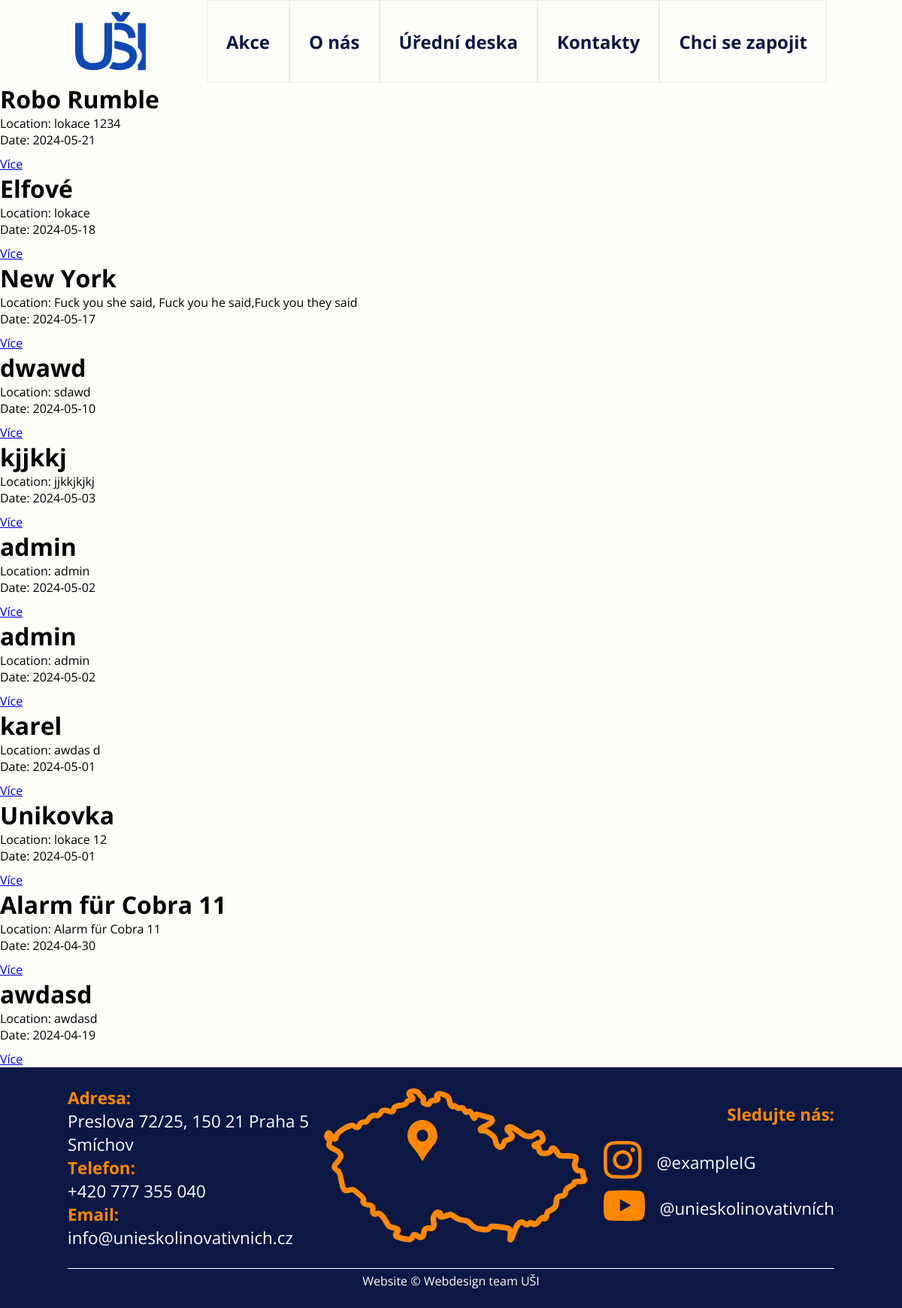
The app's page /pages/events.php, older data.
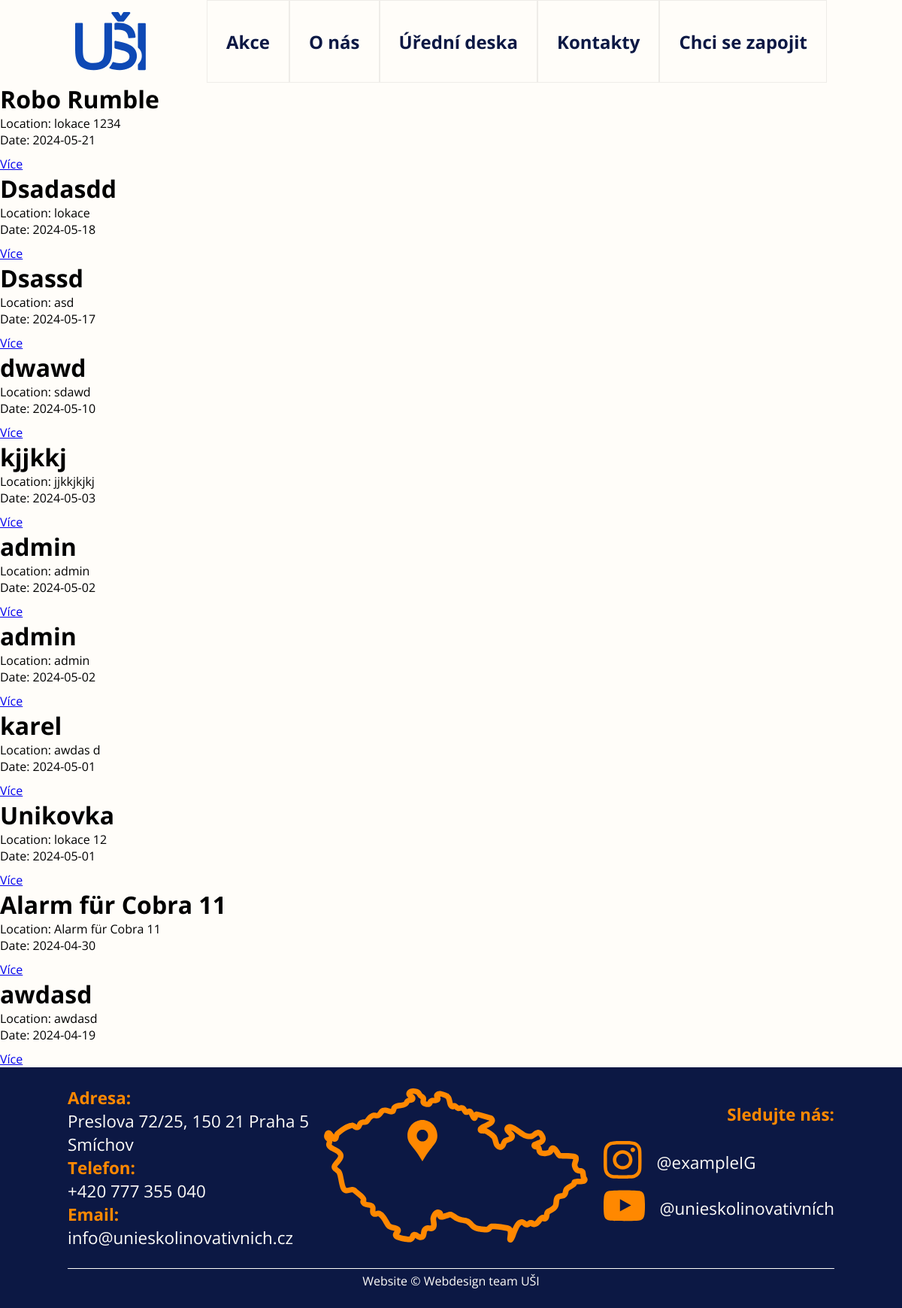
The same page, newer data.
### tables this page shows
CREATE TABLE `event` (
  `event_id` int(11) NOT NULL,
  `title` varchar(255) NOT NULL,
  `date` date NOT NULL,
  `location` varchar(255) NOT NULL,
  `description` text NOT NULL,
  `author_id` int(11) NOT NULL
);

### config/config.php (called while the page is built, shortened)
<?php
    $config = [
        'db_host' => 'localhost',
        'db_name' => 'usi',
        'db_user' => 'root',
        'db_pass' => ''
    ];
?>

### repository/Database.php (called while the page is built, shortened)
<?php
    require_once $_SERVER["DOCUMENT_ROOT"] . "/webUSI/config/config.php";
    class Database
{
    private $pdo;
    public function __construct() {
        global $config;
        $dsn = "mysql:host={$config['db_host']};dbname={$config['db_name']}";
        $username = $config['db_user'];
        $password = $config['db_pass'];
        $options = [
            PDO::ATTR_ERRMODE            => PDO::ERRMODE_EXCEPTION,
            PDO::ATTR_DEFAULT_FETCH_MODE => PDO::FETCH_ASSOC,
            PDO::ATTR_EMULATE_PREPARES   => false,
        ];
        try {
            $this->pdo = new PDO($dsn, $username, $password, $options);
        } catch (PDOException $e) {
            throw new PDOException($e->getMessage(), (int)$e->getCode());
        }
    }
        public function getEvents($limit = null): array
        {
            $limitClause = ($limit !== null) ? "LIMIT $limit" : "";
            $query = "SELECT e.*, GROUP_CONCAT(i.url) AS url
              FROM `event` e
              LEFT JOIN `image` i ON e.event_id = i.event_id
              GROUP BY e.event_id
              ORDER BY e.`date` DESC $limitClause";
            $stmt = $this->pdo->query($query);
            $events = $stmt->fetchAll(PDO::FETCH_ASSOC);
            return $events;
        }
}

### pages/events.php (the view, shortened to what this page needs)
<?php
    require_once $_SERVER["DOCUMENT_ROOT"] . "/webUSI/repository/Database.php";
    $database = new \repository\Database();
    $events = $database->getEvents();
    include_once($_SERVER["DOCUMENT_ROOT"] . "/webUSI/includes/header.php");
?>
<?php foreach ($events as $event): ?>
    <div>
        <h1><?php echo $event["title"]; ?></h1>
        <p>Location: <?php echo $event["location"]; ?></p>
        <span>Date: <?php echo $event["date"]; ?></span>
                <div id="image-preview">
                </div>
        <a href="<?php $_SERVER["DOCUMENT_ROOT"] ?>/webUSI/event?eventId=<?php echo $event["event_id"]; ?>">Více</a>
    </div>
<?php endforeach; ?>
<?php
    include_once($_SERVER["DOCUMENT_ROOT"] . "/webUSI/includes/footer.php");

### includes/header.php (shortened to what this page needs)
<!DOCTYPE html>
<html lang="cs">
<head>
    <link rel="stylesheet" href="<?php $_SERVER["DOCUMENT_ROOT"] ?>/webUSI/assets/style.css">
</head>
<body>
    <header>
        <a href="<?php $_SERVER["DOCUMENT_ROOT"] ?>/webUSI/index" id="logo">
        </a>
        <nav>
            <ul>
                <li id="selected">
                    <a href="<?php $_SERVER["DOCUMENT_ROOT"] ?>/webUSI/events">Akce</a>
                </li>
                <li>
                    <a href="<?php $_SERVER["DOCUMENT_ROOT"] ?>/webUSI/about">O nás</a>
                </li>
                <li>
                    <a href="<?php $_SERVER["DOCUMENT_ROOT"] ?>/webUSI/officialBoard">Úřední deska</a>
                </li>
                <li>
                    <a href="#footer">Kontakty</a>
                </li>
                <li>
                    <a href="<?php $_SERVER["DOCUMENT_ROOT"] ?>/webUSI/signup">Chci se zapojit</a>
                </li>
            </ul>
        </nav>
    </header>

### includes/footer.php
<footer id="footer">
        <section>
            <div>
                <span class="highlight">Adresa: </span><span>Preslova 72/25, 150 21 Praha 5<br>Smíchov</span>
                <span class="highlight">Telefon: </span><span>+420 777 355 040</span>
                <span class="highlight">Email: </span><span>info@unieskolinovativnich.cz</span>
            </div>
            <div>
                <img src="<?php $_SERVER["DOCUMENT_ROOT"] ?>/webUSI/assets/map.svg">
                <a target=”_blank”
                    href="https://www.google.com/maps/place/Sm%C3%ADchovsk%C3%A1+st%C5%99edn%C3%AD+pr%C5%AFmyslov%C3%A1+%C5%A1kola+a+gymn%C3%A1zium/@50.0753502,14.4033614,17z/data=!3m1!4b1!4m6!3m5!1s0x470b94f900b7ea9b:0x95c769fe93886135!8m2!3d50.0753468!4d14.4059363!16s%2Fg%2F122_gdmy?entry=ttu">
                    <img src="<?php $_SERVER["DOCUMENT_ROOT"] ?>/webUSI/assets/waypoint.svg">
                </a>
            </div>
            <div>
                <span class="highlight">Sledujte nás:</span>
                <p><a href="https://www.instagram.com/" target="_blank">
                        <img class="hover" src="<?php $_SERVER["DOCUMENT_ROOT"] ?>/webUSI/assets/instagram_icon.svg">
                    </a>@exampleIG</p>
                <p><a href="https://www.youtube.com/@unieskolinovativnich" target="_blank">
                        <img class="hover" src="<?php $_SERVER["DOCUMENT_ROOT"] ?>/webUSI/assets/youtube_icon.svg">
                    </a>@unieskolinovativních</p>
            </div>
        </section>
        <section>
            <p>Website &copy; Webdesign team UŠI</p>
        </section>
    </footer>
</body>
</html>

### assets/style.css (style rules this page uses)
* { margin: 0; padding: 0; box-sizing: border-box; font-family: "Open Sans", sans-serif; }
html { scroll-behavior: smooth; transition: transform 0.5s ease; }
a#logo { margin-top: 16px; width: 94px; }
.logo { fill: #0E49B5; }
.highlight { color: #FF8800; font-weight: bold; }
body { min-height: 130vh; background-color: #FFFDF9; }
body header { height: 110px; display: flex; justify-content: space-between; padding: 0 100px; background-color: #FFFDF9; }
body header nav ul { display: flex; list-style: none; height: 100%; }
body header nav ul li { border: rgba(18, 18, 18, 0.0705882353) solid 1px; height: 100%; }
body header nav ul li a { display: flex; align-items: center; justify-content: center; color: #121212; text-decoration: none; height: 100%; padding: 20px; margin: 0 5px; font-size: 1.5rem; font-weight: bold; color: #0C1844; transition: 0.3s; }
body footer { background-color: #0C1844; height: 40vh; width: 100%; display: flex; flex-direction: column; align-items: center; justify-content: space-evenly; }
body footer .hover { transition: 0.3s; cursor: pointer; }
body footer section { display: flex; justify-content: space-between; align-items: center; width: 85%; }
body footer section:nth-child(2) { border-top: #FFFDF9 solid 1px; padding-top: 5px; }
body footer section:nth-child(2) p { display: flex; align-items: center; justify-content: center; color: #FFFDF9; text-align: center; width: 100%; }
body footer div { color: #FFFDF9; font-weight: normal; font-size: 1.4rem; }
body footer div:first-child { display: flex; flex-direction: column; }
body footer div span.highlight { justify-self: right; }
body footer div:nth-child(2) { position: relative; }
body footer div:nth-child(2) img:last-child { position: absolute; transition: 0.3s; top: 20%; right: 57%; }
body footer div:nth-child(3) p { display: flex; align-items: center; gap: 20px; }
body footer div:nth-child(3) span { display: flex; align-items: center; }
body footer div:nth-child(3) span.highlight { display: block; margin: 0 0 20px -45px; }

### pages/events.php (style rules this page uses)
#image-preview { display: flex; flex-wrap: wrap; }

Row changes from the older to the newer data that the page shows:
changed event "lokace": title "Elfové" → "Dsadasdd"
changed event: title "New York" → "Dsassd"; location "Fuck you she said, Fuck you he said,Fuck you they said" → "asd"
